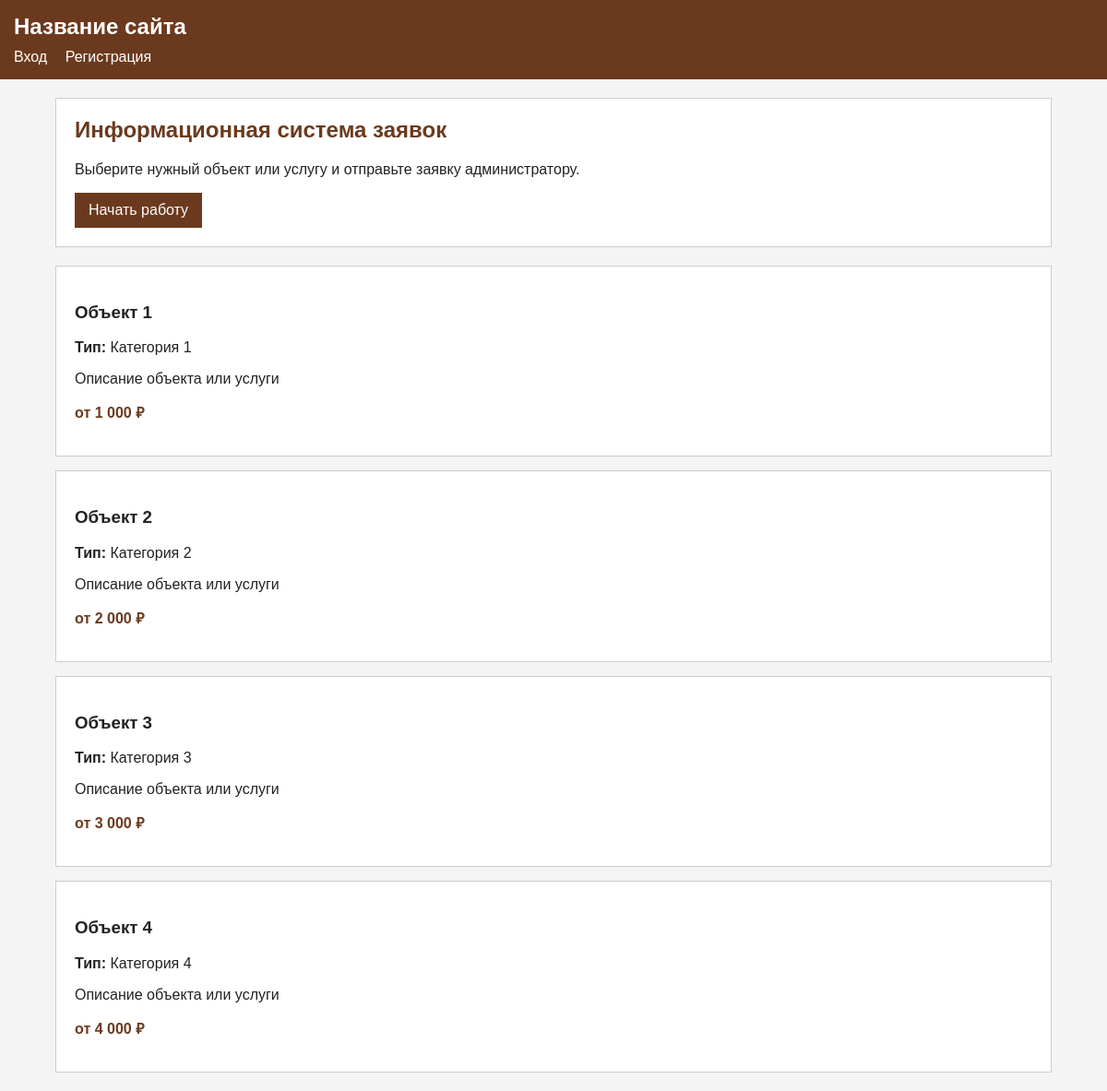
The page / on the database its author committed.
### tables this page shows
CREATE TABLE IF NOT EXISTS rooms (
    id INT AUTO_INCREMENT PRIMARY KEY,
    name VARCHAR(100) NOT NULL,
    type VARCHAR(50) NOT NULL,
    description TEXT,
    price DECIMAL(10,2) DEFAULT 0
);

### config.php (called while the page is built, shortened)
<?php
function isUser() {
    return isset($_SESSION['user_id']);
}
function isAdmin() {
    return isset($_SESSION['admin']) && $_SESSION['admin'] === true;
}
?>

### index.php (the view)
<?php require 'config.php'; $pageTitle='Главная'; require 'header.php'; ?>
<section class="hero">
    <h1>Информационная система заявок</h1>
    <p>Выберите нужный объект или услугу и отправьте заявку администратору.</p>
    <a class="btn" href="register.php">Начать работу</a>
</section>
<section class="cards">
<?php
$result = $mysqli->query("SELECT * FROM rooms ORDER BY id");
while ($room = $result->fetch_assoc()): ?>
    <div class="card">
        <h3><?= htmlspecialchars($room['name']) ?></h3>
        <p><b>Тип:</b> <?= htmlspecialchars($room['type']) ?></p>
        <p><?= htmlspecialchars($room['description']) ?></p>
        <p class="price">от <?= number_format($room['price'], 0, ',', ' ') ?> ₽</p>
    </div>
<?php endwhile; ?>
</section>
<?php require 'footer.php'; ?>

### header.php (shortened to what this page needs)
<!DOCTYPE html>
<html lang="ru">
<head>
    <link rel="stylesheet" href="style.css">
</head>
<body>
<header class="top">
    <a class="logo" href="index.php">Название сайта</a>
    <nav>
        <?php if (isAdmin()): ?>
            <a href="admin.php">Админ-панель</a>
            <a href="logout.php">Выход</a>
        <?php elseif (isUser()): ?>
            <a href="dashboard.php">Личный кабинет</a>
            <a href="booking.php">Новая заявка</a>
            <a href="logout.php">Выход</a>
        <?php else: ?>
            <a href="login.php">Вход</a>
            <a href="register.php">Регистрация</a>
        <?php endif; ?>
    </nav>
</header>
<main class="container">

### footer.php (shortened to what this page needs)
</main>
</body>
</html>

### style.css (style rules this page uses)
body { margin: 0; font-family: Arial, sans-serif; background-color: #f4f4f4; color: #222222; }
.top { background-color: #6b3a1e; color: white; padding: 15px; }
.logo { color: white; text-decoration: none; font-size: 24px; font-weight: bold; }
.top nav { margin-top: 10px; }
.top nav a { color: white; text-decoration: none; margin-right: 15px; }
.container { width: 90%; margin: 20px auto; }
.hero, .card, .form-box, table { background-color: white; border: 1px solid #cccccc; padding: 20px; }
.hero h1 { margin-top: 0; color: #6b3a1e; }
.btn, button { background-color: #6b3a1e; color: white; border: none; padding: 10px 15px; text-decoration: none; cursor: pointer; display: inline-block; }
.cards { margin-top: 20px; }
.card { margin-bottom: 15px; }
.price { color: #6b3a1e; font-weight: bold; }

### rows shown on the page
rooms: name "Объект 1", type "Категория 1", description "Описание объекта или услуги", price "1 000"
rooms: name "Объект 2", type "Категория 2", description "Описание объекта или услуги", price "2 000"
rooms: name "Объект 3", type "Категория 3", description "Описание объекта или услуги", price "3 000"
rooms: name "Объект 4", type "Категория 4", description "Описание объекта или услуги", price "4 000"
